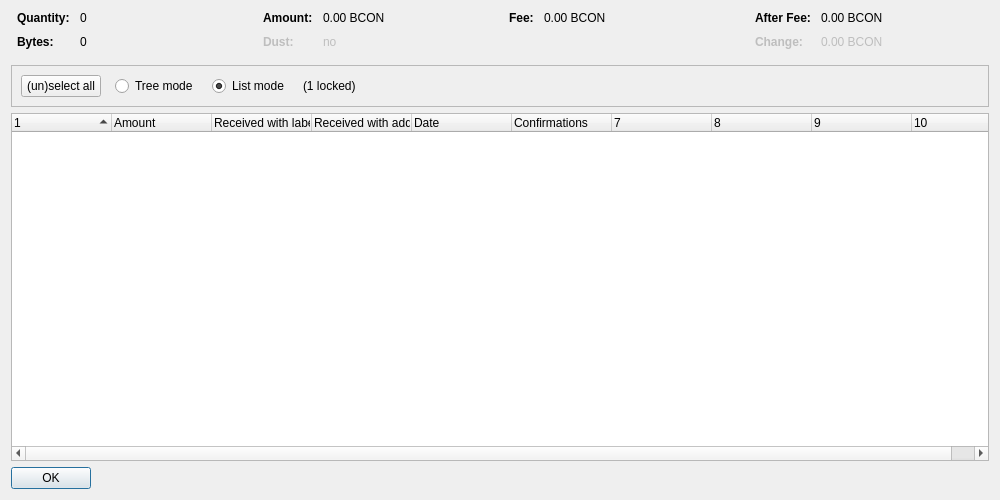
<?xml version="1.0" encoding="UTF-8"?>
<ui version="4.0">
 <class>CoinControlDialog</class>
 <widget class="QDialog" name="CoinControlDialog">
  <property name="geometry">
   <rect>
    <x>0</x>
    <y>0</y>
    <width>1000</width>
    <height>500</height>
   </rect>
  </property>
  <property name="windowTitle">
   <string>Coin Selection</string>
  </property>
  <layout class="QVBoxLayout" name="verticalLayout">
   <item>
    <layout class="QHBoxLayout" name="horizontalLayoutTop" stretch="0,0,0,0">
     <property name="topMargin">
      <number>0</number>
     </property>
     <property name="bottomMargin">
      <number>10</number>
     </property>
     <item>
      <layout class="QFormLayout" name="formLayoutCoinControl1">
       <property name="horizontalSpacing">
        <number>10</number>
       </property>
       <property name="verticalSpacing">
        <number>10</number>
       </property>
       <property name="leftMargin">
        <number>6</number>
       </property>
       <property name="rightMargin">
        <number>6</number>
       </property>
       <item row="0" column="0">
        <widget class="QLabel" name="labelCoinControlQuantityText">
         <property name="font">
          <font>
           <weight>75</weight>
           <bold>true</bold>
          </font>
         </property>
         <property name="text">
          <string>Quantity:</string>
         </property>
        </widget>
       </item>
       <item row="0" column="1">
        <widget class="QLabel" name="labelCoinControlQuantity">
         <property name="cursor">
          <cursorShape>IBeamCursor</cursorShape>
         </property>
         <property name="contextMenuPolicy">
          <enum>Qt::ActionsContextMenu</enum>
         </property>
         <property name="text">
          <string notr="true">0</string>
         </property>
         <property name="textInteractionFlags">
          <set>Qt::LinksAccessibleByMouse|Qt::TextSelectableByKeyboard|Qt::TextSelectableByMouse</set>
         </property>
        </widget>
       </item>
       <item row="1" column="0">
        <widget class="QLabel" name="labelCoinControlBytesText">
         <property name="font">
          <font>
           <weight>75</weight>
           <bold>true</bold>
          </font>
         </property>
         <property name="text">
          <string>Bytes:</string>
         </property>
        </widget>
       </item>
       <item row="1" column="1">
        <widget class="QLabel" name="labelCoinControlBytes">
         <property name="cursor">
          <cursorShape>IBeamCursor</cursorShape>
         </property>
         <property name="contextMenuPolicy">
          <enum>Qt::ActionsContextMenu</enum>
         </property>
         <property name="text">
          <string notr="true">0</string>
         </property>
         <property name="textInteractionFlags">
          <set>Qt::LinksAccessibleByMouse|Qt::TextSelectableByKeyboard|Qt::TextSelectableByMouse</set>
         </property>
        </widget>
       </item>
      </layout>
     </item>
     <item>
      <layout class="QFormLayout" name="formLayoutCoinControl2">
       <property name="horizontalSpacing">
        <number>10</number>
       </property>
       <property name="verticalSpacing">
        <number>10</number>
       </property>
       <property name="leftMargin">
        <number>6</number>
       </property>
       <property name="rightMargin">
        <number>6</number>
       </property>
       <item row="0" column="0">
        <widget class="QLabel" name="labelCoinControlAmountText">
         <property name="font">
          <font>
           <weight>75</weight>
           <bold>true</bold>
          </font>
         </property>
         <property name="text">
          <string>Amount:</string>
         </property>
        </widget>
       </item>
       <item row="0" column="1">
        <widget class="QLabel" name="labelCoinControlAmount">
         <property name="cursor">
          <cursorShape>IBeamCursor</cursorShape>
         </property>
         <property name="contextMenuPolicy">
          <enum>Qt::ActionsContextMenu</enum>
         </property>
         <property name="text">
          <string notr="true">0.00 BCON</string>
         </property>
         <property name="textInteractionFlags">
          <set>Qt::LinksAccessibleByMouse|Qt::TextSelectableByKeyboard|Qt::TextSelectableByMouse</set>
         </property>
        </widget>
       </item>
       <item row="1" column="0">
        <widget class="QLabel" name="labelCoinControlLowOutputText">
         <property name="enabled">
          <bool>false</bool>
         </property>
         <property name="font">
          <font>
           <weight>75</weight>
           <bold>true</bold>
          </font>
         </property>
         <property name="text">
          <string>Dust:</string>
         </property>
        </widget>
       </item>
       <item row="1" column="1">
        <widget class="QLabel" name="labelCoinControlLowOutput">
         <property name="enabled">
          <bool>false</bool>
         </property>
         <property name="cursor">
          <cursorShape>IBeamCursor</cursorShape>
         </property>
         <property name="contextMenuPolicy">
          <enum>Qt::ActionsContextMenu</enum>
         </property>
         <property name="text">
          <string notr="true">no</string>
         </property>
         <property name="textInteractionFlags">
          <set>Qt::LinksAccessibleByMouse|Qt::TextSelectableByKeyboard|Qt::TextSelectableByMouse</set>
         </property>
        </widget>
       </item>
      </layout>
     </item>
     <item>
      <layout class="QFormLayout" name="formLayoutCoinControl3">
       <property name="horizontalSpacing">
        <number>10</number>
       </property>
       <property name="verticalSpacing">
        <number>10</number>
       </property>
       <property name="leftMargin">
        <number>6</number>
       </property>
       <property name="rightMargin">
        <number>6</number>
       </property>
       <item row="0" column="0">
        <widget class="QLabel" name="labelCoinControlFeeText">
         <property name="font">
          <font>
           <weight>75</weight>
           <bold>true</bold>
          </font>
         </property>
         <property name="text">
          <string>Fee:</string>
         </property>
        </widget>
       </item>
       <item row="0" column="1">
        <widget class="QLabel" name="labelCoinControlFee">
         <property name="cursor">
          <cursorShape>IBeamCursor</cursorShape>
         </property>
         <property name="contextMenuPolicy">
          <enum>Qt::ActionsContextMenu</enum>
         </property>
         <property name="text">
          <string notr="true">0.00 BCON</string>
         </property>
         <property name="textInteractionFlags">
          <set>Qt::LinksAccessibleByMouse|Qt::TextSelectableByKeyboard|Qt::TextSelectableByMouse</set>
         </property>
        </widget>
       </item>
      </layout>
     </item>
     <item>
      <layout class="QFormLayout" name="formLayoutCoinControl4">
       <property name="horizontalSpacing">
        <number>10</number>
       </property>
       <property name="verticalSpacing">
        <number>10</number>
       </property>
       <property name="leftMargin">
        <number>6</number>
       </property>
       <property name="rightMargin">
        <number>6</number>
       </property>
       <item row="0" column="0">
        <widget class="QLabel" name="labelCoinControlAfterFeeText">
         <property name="font">
          <font>
           <weight>75</weight>
           <bold>true</bold>
          </font>
         </property>
         <property name="text">
          <string>After Fee:</string>
         </property>
        </widget>
       </item>
       <item row="0" column="1">
        <widget class="QLabel" name="labelCoinControlAfterFee">
         <property name="cursor">
          <cursorShape>IBeamCursor</cursorShape>
         </property>
         <property name="contextMenuPolicy">
          <enum>Qt::ActionsContextMenu</enum>
         </property>
         <property name="text">
          <string notr="true">0.00 BCON</string>
         </property>
         <property name="textInteractionFlags">
          <set>Qt::LinksAccessibleByMouse|Qt::TextSelectableByKeyboard|Qt::TextSelectableByMouse</set>
         </property>
        </widget>
       </item>
       <item row="1" column="0">
        <widget class="QLabel" name="labelCoinControlChangeText">
         <property name="enabled">
          <bool>false</bool>
         </property>
         <property name="font">
          <font>
           <weight>75</weight>
           <bold>true</bold>
          </font>
         </property>
         <property name="text">
          <string>Change:</string>
         </property>
        </widget>
       </item>
       <item row="1" column="1">
        <widget class="QLabel" name="labelCoinControlChange">
         <property name="enabled">
          <bool>false</bool>
         </property>
         <property name="cursor">
          <cursorShape>IBeamCursor</cursorShape>
         </property>
         <property name="contextMenuPolicy">
          <enum>Qt::ActionsContextMenu</enum>
         </property>
         <property name="text">
          <string notr="true">0.00 BCON</string>
         </property>
         <property name="textInteractionFlags">
          <set>Qt::LinksAccessibleByMouse|Qt::TextSelectableByKeyboard|Qt::TextSelectableByMouse</set>
         </property>
        </widget>
       </item>
      </layout>
     </item>
    </layout>
   </item>
   <item>
    <widget class="QFrame" name="frame">
     <property name="minimumSize">
      <size>
       <width>0</width>
       <height>40</height>
      </size>
     </property>
     <property name="frameShape">
      <enum>QFrame::StyledPanel</enum>
     </property>
     <property name="frameShadow">
      <enum>QFrame::Sunken</enum>
     </property>
     <layout class="QHBoxLayout" name="horizontalLayout">
      <item>
       <layout class="QHBoxLayout" name="horizontalLayoutPanel" stretch="0,0,0,0,0">
        <property name="spacing">
         <number>14</number>
        </property>
        <item>
         <widget class="QPushButton" name="pushButtonSelectAll">
          <property name="sizePolicy">
           <sizepolicy hsizetype="Maximum" vsizetype="Fixed">
            <horstretch>0</horstretch>
            <verstretch>0</verstretch>
           </sizepolicy>
          </property>
          <property name="text">
           <string>(un)select all</string>
          </property>
          <property name="autoDefault">
           <bool>false</bool>
          </property>
         </widget>
        </item>
        <item>
         <widget class="QRadioButton" name="radioTreeMode">
          <property name="sizePolicy">
           <sizepolicy hsizetype="Maximum" vsizetype="Fixed">
            <horstretch>0</horstretch>
            <verstretch>0</verstretch>
           </sizepolicy>
          </property>
          <property name="text">
           <string>Tree mode</string>
          </property>
         </widget>
        </item>
        <item>
         <widget class="QRadioButton" name="radioListMode">
          <property name="sizePolicy">
           <sizepolicy hsizetype="Maximum" vsizetype="Fixed">
            <horstretch>0</horstretch>
            <verstretch>0</verstretch>
           </sizepolicy>
          </property>
          <property name="text">
           <string>List mode</string>
          </property>
          <property name="checked">
           <bool>true</bool>
          </property>
         </widget>
        </item>
        <item>
         <widget class="QLabel" name="labelLocked">
          <property name="text">
           <string notr="true">(1 locked)</string>
          </property>
         </widget>
        </item>
        <item>
         <spacer name="horizontalSpacer">
          <property name="orientation">
           <enum>Qt::Horizontal</enum>
          </property>
          <property name="sizeHint" stdset="0">
           <size>
            <width>40</width>
            <height>20</height>
           </size>
          </property>
         </spacer>
        </item>
       </layout>
      </item>
     </layout>
    </widget>
   </item>
   <item>
    <widget class="CoinControlTreeWidget" name="treeWidget">
     <property name="contextMenuPolicy">
      <enum>Qt::CustomContextMenu</enum>
     </property>
     <property name="sortingEnabled">
      <bool>false</bool>
     </property>
     <property name="columnCount">
      <number>10</number>
     </property>
     <attribute name="headerShowSortIndicator" stdset="0">
      <bool>true</bool>
     </attribute>
     <attribute name="headerStretchLastSection">
      <bool>false</bool>
     </attribute>
     <column>
      <property name="text">
       <string/>
      </property>
     </column>
     <column>
      <property name="text">
       <string>Amount</string>
      </property>
     </column>
     <column>
      <property name="text">
       <string>Received with label</string>
      </property>
     </column>
     <column>
      <property name="text">
       <string>Received with address</string>
      </property>
     </column>
     <column>
      <property name="text">
       <string>Date</string>
      </property>
     </column>
     <column>
      <property name="text">
       <string>Confirmations</string>
      </property>
      <property name="toolTip">
       <string>Confirmed</string>
      </property>
     </column>
     <column>
      <property name="text">
       <string/>
      </property>
     </column>
     <column>
      <property name="text">
       <string/>
      </property>
     </column>
     <column>
      <property name="text">
       <string/>
      </property>
     </column>
     <column>
      <property name="text">
       <string/>
      </property>
     </column>
    </widget>
   </item>
   <item>
    <widget class="QDialogButtonBox" name="buttonBox">
     <property name="sizePolicy">
      <sizepolicy hsizetype="Maximum" vsizetype="Fixed">
       <horstretch>0</horstretch>
       <verstretch>0</verstretch>
      </sizepolicy>
     </property>
     <property name="orientation">
      <enum>Qt::Horizontal</enum>
     </property>
     <property name="standardButtons">
      <set>QDialogButtonBox::Ok</set>
     </property>
    </widget>
   </item>
  </layout>
 </widget>
 <customwidgets>
  <customwidget>
   <class>CoinControlTreeWidget</class>
   <extends>QTreeWidget</extends>
   <header>qt/coincontroltreewidget.h</header>
  </customwidget>
 </customwidgets>
 <resources/>
 <connections/>
</ui>
